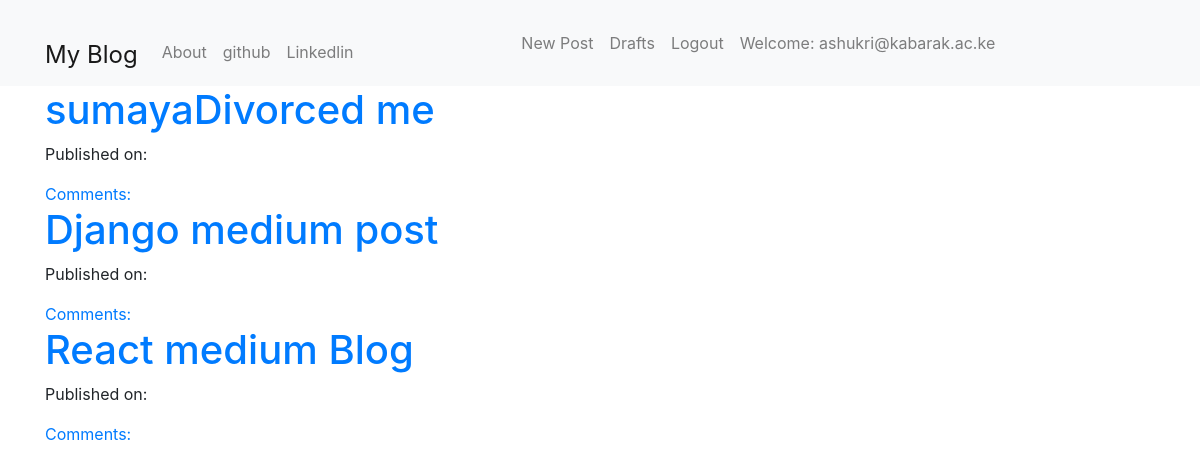
Screenshot of /blog/ (signed in) with the database file from the repository.
### blog/models.py (models this page shows, shortened)
class Post(models.Model):
    author = models.ForeignKey("auth.User", on_delete=models.CASCADE)
    title = models.CharField(max_length=200)
    text = models.TextField()
    create_date = models.DateTimeField(default=timezone.now)
    published_date = models.DateTimeField(blank=True, null=True)

### blog/views.py (the view)
# urls.py: path("", postListView.as_view(), name="post_list"),
class postListView(ListView):
    model = Post
    def get_queryset(self):
        return Post.objects.filter(published_date__lte=timezone.now()).order_by(
            "-published_date"
        )

### blog/templates/blog/post_list.html
{% extends "blog/base.html" %}
{% block content%}
<div class="centrestage">
    {% for post in post_list %}
    <div class="post">
        <h1><a href="{% url 'post_detail' pk=post.pk %}">{{post.title}}</a></h1>
        <div class="date">
            <p>Published on: {{post.published|date:"D M Y"}}</p>
        </div>
        <a href="{% url 'post_detail' pk=post.pk %}">Comments: {{post.approve_comments.count}}</a>
        {% endfor %}
    </div>
</div>
{% endblock%}

### blog/templates/blog/base.html (shortened to what this page needs)
{% load static %}
<!DOCTYPE html>
<html lang="en">
<head>
    <link rel="stylesheet" href="https://stackpath.bootstrapcdn.com/bootstrap/4.3.1/css/bootstrap.min.css"
>
    <link rel="stylesheet" href="//cdn.jsdelivr.net/npm/medium-editor@latest/dist/css/medium-editor.min.css"
        type="text/css" media="screen" charset="utf-8">
    <link rel="stylesheet" href="{% static 'css/blog.css' %}">
</head>
<body class="loader">
    <nav class="navbar navbar-expand-lg navbar-light bg-light">
        <div class="container">
            <ul class="navbar-nav mr-auto mt-4">
                <li class="nav-item active"><a class="navbar-brand bigbrand " href="{% url 'post_list' %}">My Blog</a>
                </li>
                <li><a class="nav-link" href="{% url 'about' %}">About</a></li>
                <li class="nav-item"><a class="nav-link" href="https://github.com/alishker">github</a></li>
                <li class="nav-item"><a class="nav-link" href="#">Linkedlin</a></li>
            </ul>
            <ul class="navbar-nav mr-auto navbar-right">
                {% if user.is_authenticated %}
                <li class="nav-item">
                    <a class="nav-link" href="{% url 'post_new' %}">New Post</a>
                </li>
                <li class="nav-item">
                    <a class="nav-link" href="{% url 'post_draft_list' %}">Drafts</a>
                </li>
                <li class="nav-item">
                    <a class="nav-link" href="{% url 'logout' %}">Logout</a>
                </li>
                <li class="nav-item">
                    <a class="nav-link">Welcome: {{user.username}}</a>
                </li>
                {% else%}
                <li class=" nav-item"><a class="nav-link" href=" {% url 'login' %}"><span
                            class=" glyphicon glyphicon-user"></span></a></li>
                {% endif %}
            </ul>
        </div>
    </nav>
    <div class="content container">
        <div class="row">
            <div class="col-md-8">
                <div class="blog_posts">
                    {% block content%}
                    {% endblock%}
                </div>
            </div>
        </div>
    </div>
</body>
</html>

### blog/static/css/blog.css (style rules this page uses)
.bigbrand { font-size: 1.5em; }
.centrestage { margin: auto; }
.loader { filter:hue-rotate(0deg); color:linear-gradient(45deg,#0f8,#08f); animation:hue 10000ms infinite linear; }

### rows the page displays
Post: title "sumayaDivorced me"
Post: title "Django medium post"
Post: title "React medium Blog"

### other values shown
{{ user.username }} "ashukri@kabarak.ac.ke"
